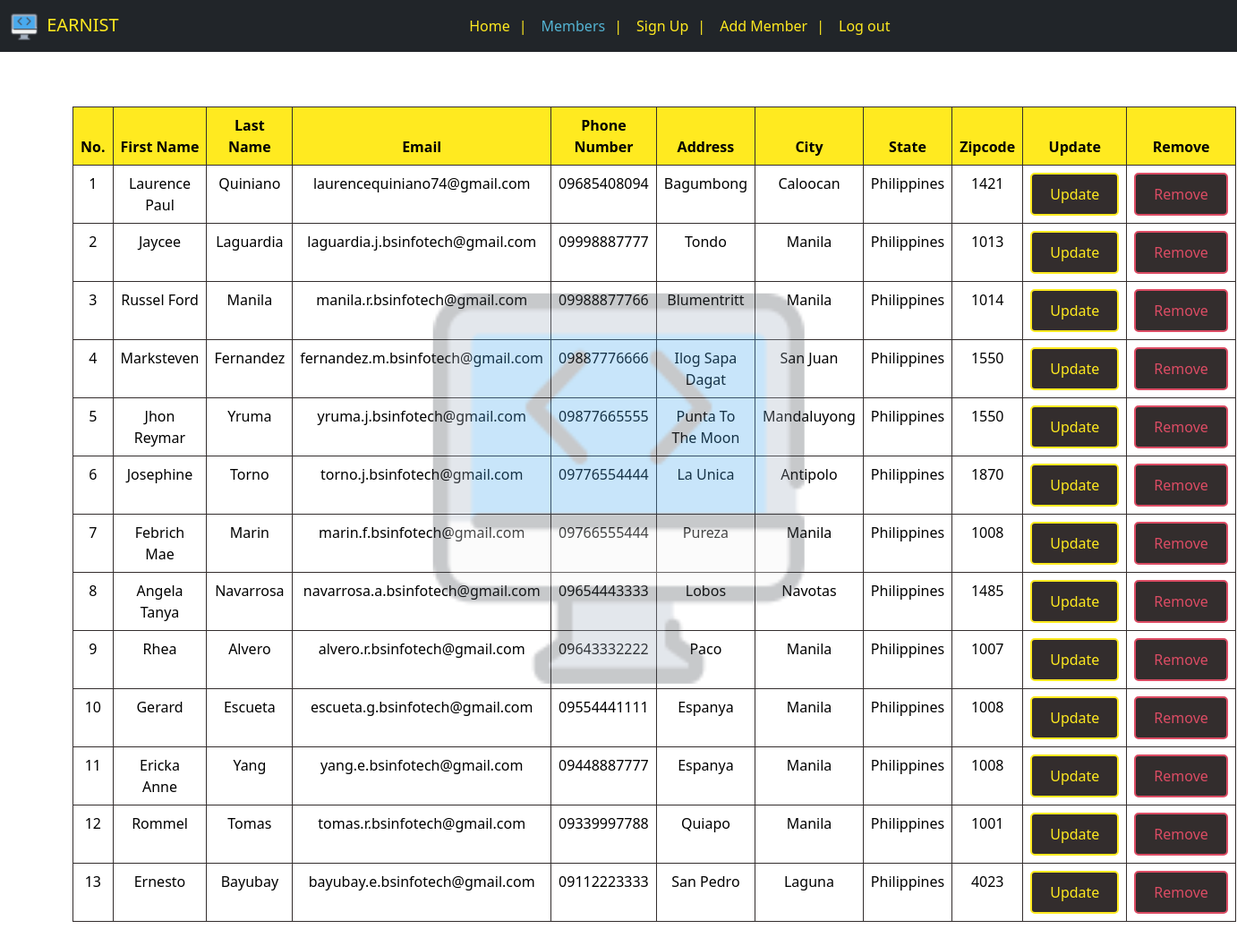
Page /members/ (signed in) on the earlier database version.
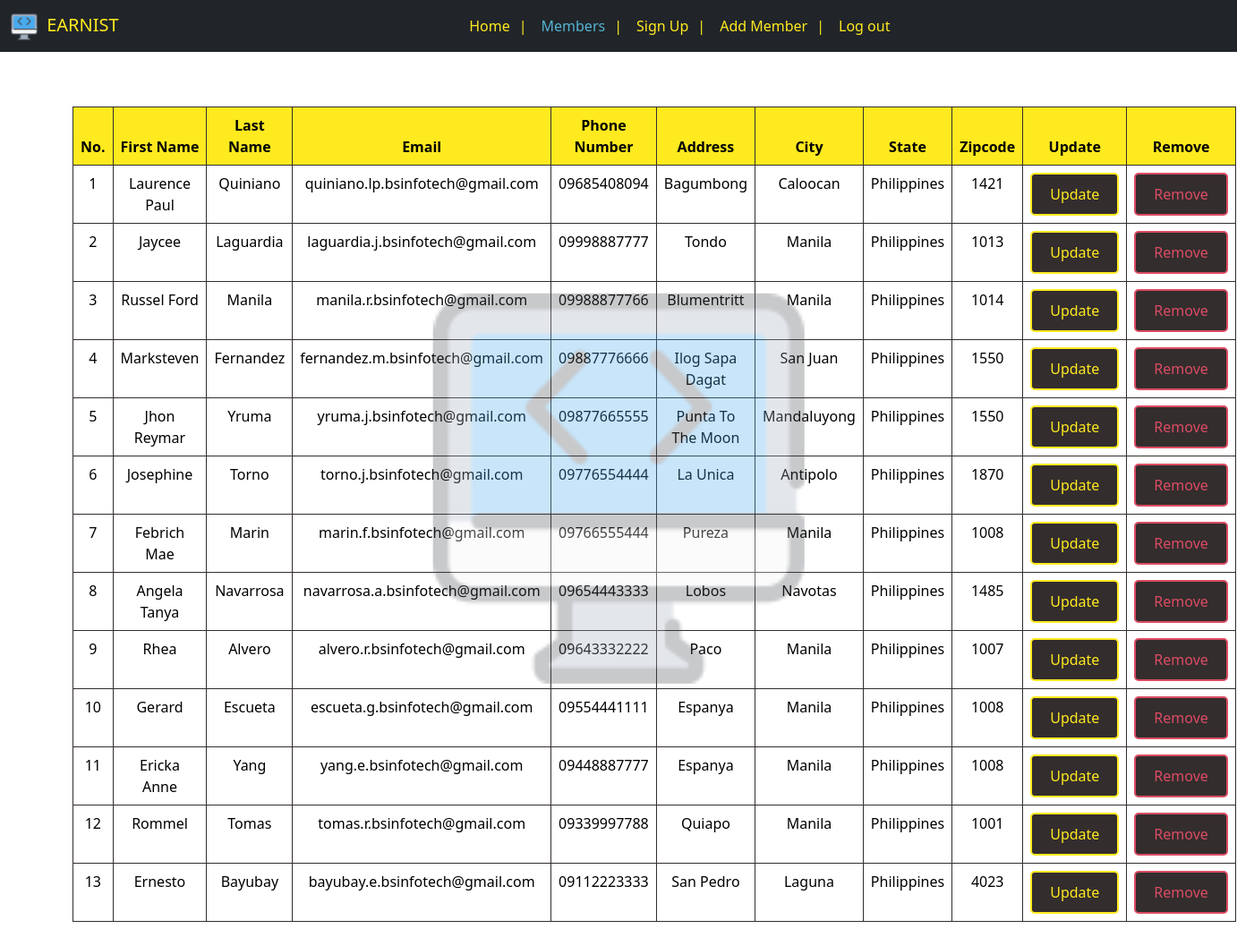
Same page on the later database version.
### earnist/models.py (models this page shows, shortened)
class Record(models.Model):
    created_at = models.DateTimeField(auto_now_add=True)
    first_name = models.CharField(max_length=50)
    last_name = models.CharField(max_length=50)
    email = models.CharField(max_length=100)
    phone = models.CharField(max_length=15)
    address = models.CharField(max_length=100)
    city = models.CharField(max_length=50)
    state = models.CharField(max_length=50)
    zipcode = models.CharField(max_length=20)

### earnist/views.py (the view)
# urls.py: path('members/', views.members, name='members'),
def members(request):
    records = Record.objects.all()
    return  render(request, 'members.html', {'members':records})

### earnist/templates/members.html (shortened to what this page needs)
{% extends 'home2.html' %}
{% load static %}
{% block content %}
{% if user.is_authenticated %}
<img class="bg-image" src="{% static '/img/coderist-logo.png' %}" alt="Logo">
<div class="container">
    <table class="table">
        <thead>
            <tr>
                <th>No.</th>
                <th>First Name</th>
                <th>Last Name</th>
                <th>Email</th>
                <th>Phone Number</th>
                <th>Address</th>
                <th>City</th>
                <th>State</th>
                <th>Zipcode</th>
                <th>Update</th>
                <th>Remove</th>
            </tr>
        </thead>
        <tbody>
            {% if members %}
                {% for record in members %}
                    <tr>
                        <td>{{ record.id }}</td>
                        <td>{{ record.first_name }}</td>
                        <td>{{ record.last_name }}</td>
                        <td>{{ record.email }}</td>
                        <td>{{ record.phone }}</td>
                        <td>{{ record.address }}</td>
                        <td>{{ record.city }}</td>
                        <td>{{ record.state }}</td>
                        <td>{{ record.zipcode }}</td>
                        <td>
                            <a href="{% url 'update_record' record.id  %}">
                                <button class="btn btn-info" style="background-color: #332D2D; color: #FFEA20; border: 2px solid #FFEA20; padding: 10px 20px; border-radius: 5px; cursor: pointer;">Update</button>
                            </a>
                        </td>
                        <td>
                            <button type="button" class="btn btn-warning" style="background-color: #332D2D; color: #DC4C64; border: 2px solid #DC4C64; padding: 10px 20px; border-radius: 5px; cursor: pointer;" data-bs-toggle="modal" data-bs-target="#exampleModal{{ record.id }}">
                                Remove
                            </button>
                        </td>
                    </tr>
                {% endfor %}
            {% endif %}
        </tbody>
    </table>
</div>
{% endif %}
{% endblock %}

### earnist/templates/home2.html (shortened to what this page needs)
<!doctype html>
<html lang="en">
  <head>
    <link href="https://cdn.jsdelivr.net/npm/bootstrap@5.3.3/dist/css/bootstrap.min.css" rel="stylesheet">
  </head>
  {% include 'nav2.html' %}
  <body>
        {% block content %}
        {% endblock %}
  </body>
</html>

### earnist/templates/nav2.html (shortened to what this page needs)
{% load static %}
{% if user.is_authenticated %}
    <nav class="navbar navbar-expand-lg bg-dark">
        <div class="container-fluid">
            <a class="navbar-brand" href="{% url 'main' %}">
                <img src="{% static '/img/coderist-logo.png' %}" alt="Your Logo">
                EARNIST
            </a>
            <div class="collapse navbar-collapse" id="navbarNav">
                <ul class="navbar-nav justify-content-center text-center">
                    <li class="nav-item">
                        <a class="nav-link" href="{% url 'main' %}">Home</a>
                    </li>
                    <li class="nav-item">
                        <a class="nav-link active" aria-current="page" href="{% url 'members' %}">Members</a>
                    </li>
                    <li class="nav-item">
                        <a class="nav-link" href="{% url 'register' %}">Sign Up</a>
                    </li>
                    <li class="nav-item">
                        <a class="nav-link" href="{% url 'add_record' %}">Add Member</a>
                    </li>
                    <li class="nav-item">
                        <a class="nav-link" href="{% url 'logout' %}">Log out</a>
                    </li>
                </ul>
            </div>
        </div>
    </nav>
{% endif %}

### earnist/templates/nav2.html (style rules this page uses)
.navbar-nav { width: 100%; }
.navbar-nav .nav-link { margin: 10 10px; color: #FFEA20; }
.navbar-brand { color: #FFEA20; }
.navbar-nav .nav-item:not(:last-child) .nav-link::after { content: "|"; margin-left: 10px; color: #FFEA20; }
.navbar-nav .nav-link.active { color: #54B4D3; }
.navbar-brand img { width: 30px; margin-right: 5px; }

### earnist/templates/members.html (style rules this page uses)
.container { max-width: 90%; margin: 0 auto; }
.table { border-collapse: collapse; width: 100%; margin-top: 5%; margin-bottom: 5%; }
.table th, .table td { border: 1px solid #332D2D; padding: 8px; text-align: center; }
.table th { background-color: #FFEA20; }
.bg-image { position: fixed; top: 50%; left: 50%; width: 30%; height: 40%; transform: translate(-50%, -50%); opacity: 0.3; z-index: 1; }

Differences in the rows shown:
changed Record "Laurence Paul": email "laurencequiniano74@gmail.com" → "quiniano.lp.bsinfotech@gmail.com"
